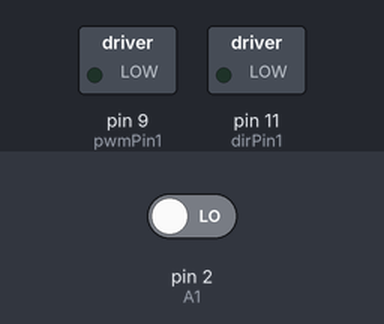
A sketch run on a simulated Arduino Uno, built with avr-gcc and run on an emulated ATmega328P. Parts: switched loads named in the sketch (green lamp = pin HIGH). The test bench sets the inputs (shaded band); at power-on: pin 2 (A1) LOW. What the sketch prints to the serial monitor is not drawn.

Above: at 0.1 s.
At 1.1 s:
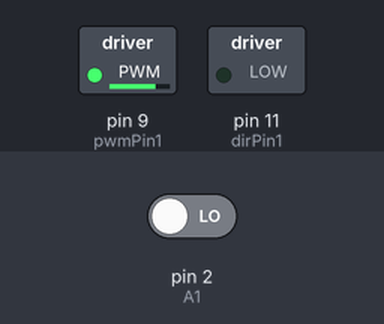
Timing chart, 0 to 2.6 s (numbered marks = the images above):
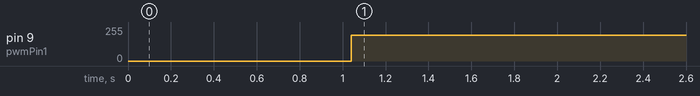

The sketch:

cpr_check.ino
```cpp
#include <util/atomic.h>
#define A1 2
#define B1 5

#define pwmPin1 9
#define dirPin1 11
int b1;
volatile long posi ;
int cpr=33300;
int x=1;
void setup() {
  // put your setup code here, to run once:
Serial.begin(115200);
//======================================= motor driver setup ===============================================
  pinMode(dirPin1, OUTPUT);
  pinMode(pwmPin1, OUTPUT);

  pinMode(A1,INPUT);
  pinMode(B1,INPUT_PULLUP);

 attachInterrupt(digitalPinToInterrupt(A1),Funct1,RISING);
}
/////////////////////////////////////////////////////////////////////////////////////////////////////////////
void loop() {

  if(x==1){delay(1000); posi =0;x=2;analogWrite(pwmPin1,0);
  }
  int dir1=0;
 digitalWrite(dirPin1,dir1);analogWrite(pwmPin1,0);
 ////////////////////////////////////
  if (posi < 33300){

  analogWrite(pwmPin1,200);
  }else{

  analogWrite(pwmPin1,0);
  }
  Serial.print(b1);Serial.print("\t");Serial.println(posi);
}

/////////////////////////////////////////////////////////////////////////////////////////////////////////////
void Funct1(){
  // Read encoder B when ENCA rises
   b1 = digitalRead(B1);
  int increment_1 = 0;
  if(b1>0){
    // If B is high, increment forward
    increment_1 = 1;
  }
  else{
    // Otherwise, increment backward
    increment_1 = -1;
  }
  posi = posi + increment_1;


}
```

Measured:
- by itself, pin 9 (pwmPin1): 0/255 → 195/255 at 1.0 s
